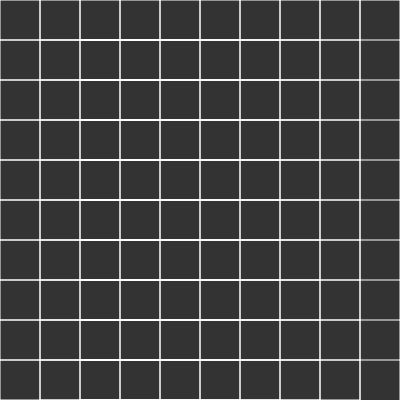
Frame 1 (no input)
Frame 60 (no input): identical to frame 1, image omitted
Frame 120 (the mouse pressed at the canvas centre since frame 60): identical to frame 1, image omitted

The p5.js sketch that drew this single still picture (run headless with seeded random() and noise() and a simulated clock; from frame 60 on, the mouse is pressed at the canvas centre):

// p5.js sketch
// ── sketch.js
var Cell = function(i,j){
    //defines the cells of a grid
    this.i = i;
    this.j = j;
};

Cell.prototype.show = function(){
    var x = this.i*w;
    var y = this.j*w;
    stroke(255);
    noFill();
    //build rectangle using lines
    line(x  , y  , x+w, y);
    line(x  , y+w, w+w, y+w);
    line(x  , y  , x  , y+w);
    line(x+w, y  , x+w, y+w);
};

Cell.prototype.toString = function(){
    return "{"+this.i+","+this.j+"}";
}

var w = 40;
var rows, cols;
var grid = [];
var setup = function(){
    createCanvas(400,400);
    cols = floor(width/w);
    rows = floor(height/w);
    for(var i=0;i<rows;i++){
        for(var j=0;j<cols;j++){
            var cell = new Cell(i,j);
            grid.push(cell);
        }
    }
};

var draw = function(){
    background(51);

    for(var i=0;i<grid.length;i++){
        grid[i].show();
    }
};
